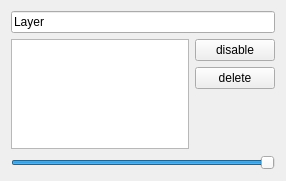
<?xml version="1.0" encoding="UTF-8"?>
<ui version="4.0">
 <class>Layer</class>
 <widget class="QWidget" name="Layer">
  <property name="geometry">
   <rect>
    <x>0</x>
    <y>0</y>
    <width>286</width>
    <height>181</height>
   </rect>
  </property>
  <property name="windowTitle">
   <string>Form</string>
  </property>
  <layout class="QVBoxLayout" name="verticalLayout_2">
   <item>
    <widget class="QLineEdit" name="name_edit">
     <property name="text">
      <string>Layer</string>
     </property>
    </widget>
   </item>
   <item>
    <layout class="QHBoxLayout" name="horizontalLayout">
     <item>
      <widget class="ImagePreview" name="preview"/>
     </item>
     <item>
      <layout class="QVBoxLayout" name="verticalLayout">
       <item>
        <widget class="QPushButton" name="enable_button">
         <property name="text">
          <string>disable</string>
         </property>
        </widget>
       </item>
       <item>
        <widget class="QPushButton" name="delete_button">
         <property name="text">
          <string>delete</string>
         </property>
        </widget>
       </item>
       <item>
        <spacer name="verticalSpacer">
         <property name="orientation">
          <enum>Qt::Vertical</enum>
         </property>
         <property name="sizeHint" stdset="0">
          <size>
           <width>20</width>
           <height>40</height>
          </size>
         </property>
        </spacer>
       </item>
      </layout>
     </item>
    </layout>
   </item>
   <item>
    <widget class="QSlider" name="alpha_slider">
     <property name="maximum">
      <number>1000</number>
     </property>
     <property name="value">
      <number>1000</number>
     </property>
     <property name="orientation">
      <enum>Qt::Horizontal</enum>
     </property>
    </widget>
   </item>
  </layout>
 </widget>
 <customwidgets>
  <customwidget>
   <class>ImagePreview</class>
   <extends>QGraphicsView</extends>
   <header location="global">photoeditor/image_preview.h</header>
  </customwidget>
 </customwidgets>
 <resources/>
 <connections/>
</ui>
